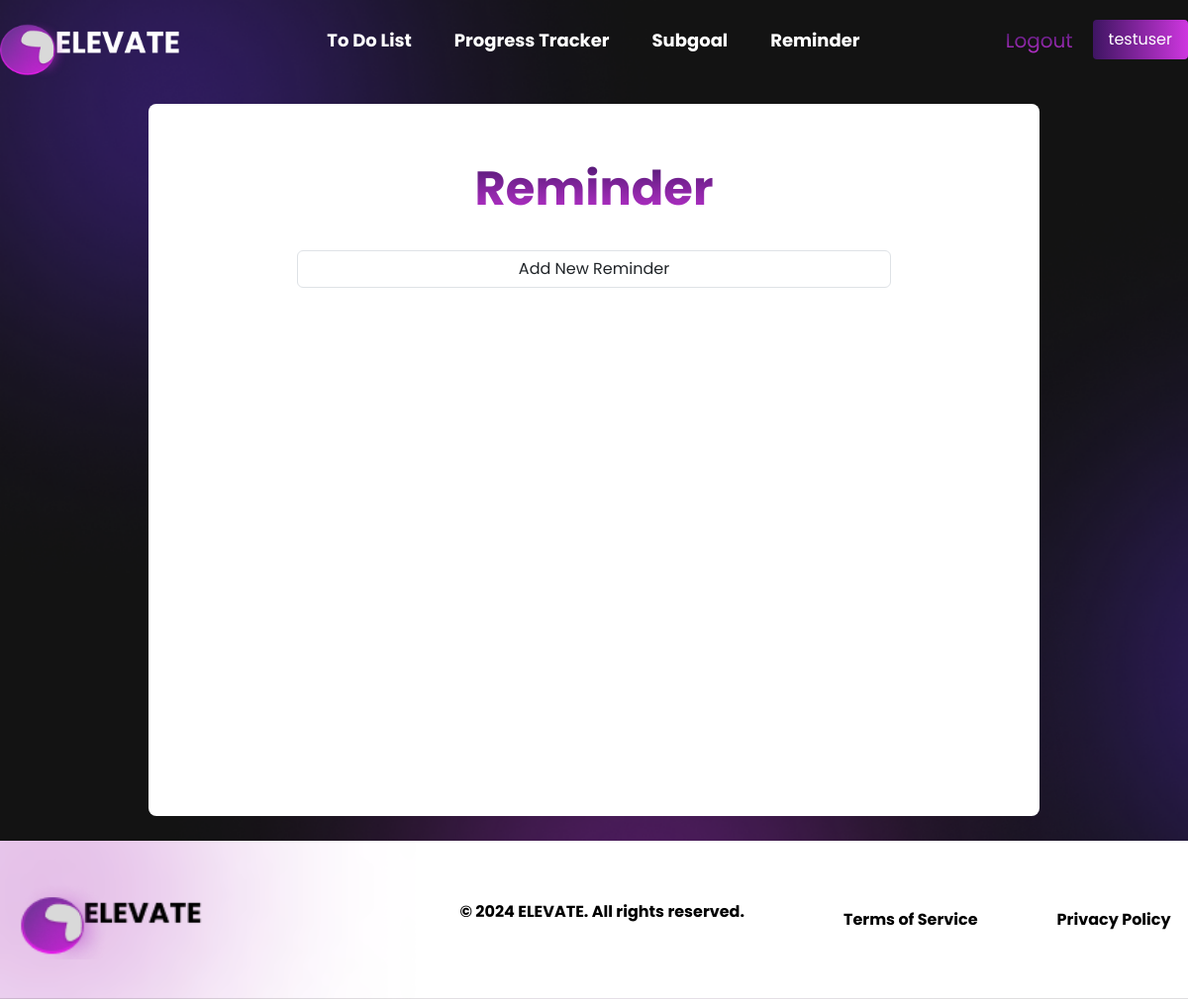
Page /reminder/ (signed in) on the earlier database version.
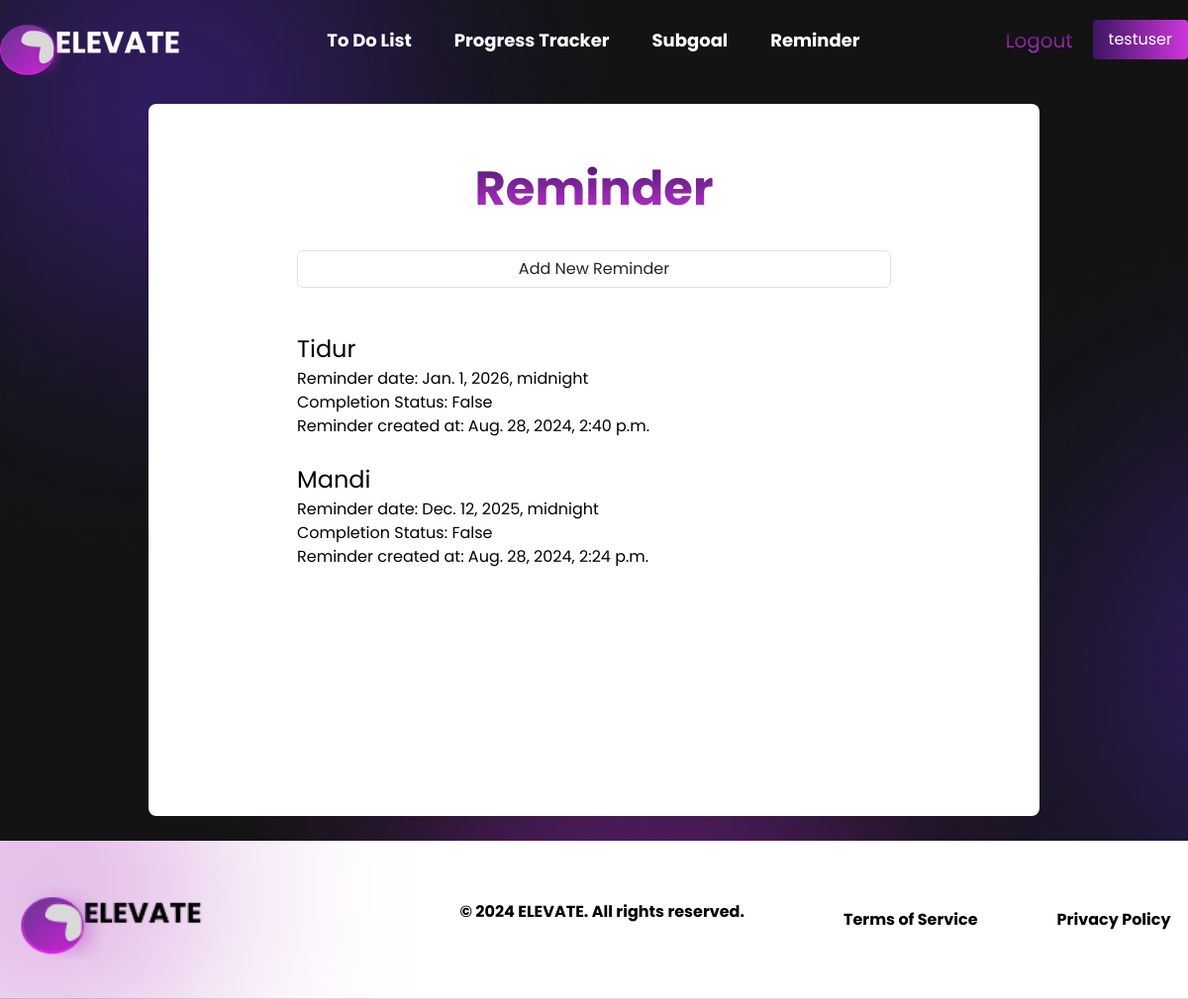
Same page on the later database version.
### reminder/models.py (models this page shows, shortened)
class Reminder(models.Model):
    user = models.ForeignKey(User, on_delete=models.CASCADE)
    title = models.CharField(max_length=100)
    date = models.DateTimeField()
    completed = models.BooleanField(default=False)
    created_at = models.DateTimeField(auto_now_add=True)

### reminder/views.py (the view)
# urls.py: 2. Add a URL to urlpatterns:  path('', views.home, name='home')
def home(request):
    reminders = Reminder.objects.filter(user=request.user).order_by('-created_at')
    return render(request, "reminder/home.html", {
        "reminders": reminders
    })

### reminder/templates/reminder/home.html (shortened to what this page needs)
{% extends "reminder/layout.html" %}
{% load static %}
{% block css %}
    <link rel="stylesheet" href="{% static 'reminder/css/home.css' %}">
{% endblock %}
{% block content %}
    <div class="flex-container">
        <div class="reminder-container">
            <p class="title">Reminder</p>
            <form action="{% url 'reminder:add_reminder' %}">
                <input type="submit" value="Add New Reminder" class="form-control form-button">
            </form>
            <br>
            <div class="reminder-items">
                {% for reminder in reminders %}
                    <a href="{% url 'reminder:update_reminder' reminder.id %}">
                        <div class="reminder-item-container" >
                            <div class="reminder-title">
                                {{ reminder.title }}
                            </div>
                            <div>
                                Reminder date: {{ reminder.date }}
                            </div>
                            <div>
                                Completion Status: {{ reminder.completed }}
                            </div>
                            <div>
                                Reminder created at: {{ reminder.created_at}}
                            </div>
                        </div>
                    </a>
                    <br>
                {% endfor %}
            </div>
            <br>
        </div>
    </div>
{% endblock %}

### reminder/templates/reminder/layout.html (shortened to what this page needs)
{% load static %}
<!DOCTYPE html>
<html lang="en">
  <head>
    <link href="https://cdn.jsdelivr.net/npm/bootstrap@5.3.3/dist/css/bootstrap.min.css" rel="stylesheet">
    <link rel="stylesheet" href="{% static 'reminder/css/layout.css' %}">
    {% block css %}
    {% endblock %}
  </head>
  <body>
    <div class="container">
      <header class="header">
        <div class="header-content">
          <div class="logo-section">
            <a href="{% url 'user:home' %}">
                <img class="logo-img" src="{% static 'reminder/images/logo.png' %}" alt="Elevate Logo">
            </a>
          </div>
          <nav class="nav-links">
            <a href="{% url 'todo:home' %}" class="nav-link"><b>To Do List</b></a>
            <a href="{% url 'subgoal:home' %}" class="nav-link"><b>Progress Tracker</b></a>
            <a href="{% url 'subgoal:home' %}" class="nav-link"><b>Subgoal</b></a>
            <a href="{% url 'reminder:home' %}" class="nav-link"><b>Reminder</b></a>
          </nav>
          <div class="auth-links">
            <a href="{% url 'user:logout' %}" class="login-link">Logout</a>
            <a href="#" class="signup-link">{{ request.user.username }}</a>
          </div>
        </div>
      </header>
    </div>
    {% block content%}
    {% endblock %}
    <footer>
        <div class="footer-container">
            <div class="footer-logo-section">
                <img class="footer-logo-img" src="{% static 'reminder/images/logo_black.png' %}" alt="Elevate Logo" />
            </div>
            <p>&copy; 2024 ELEVATE. All rights reserved.</p>
            <div class="footer-links">
                <a href="#" class="footer-link">Terms of Service</a>
                <a href="#" class="footer-link">Privacy Policy</a>
            </div>
        </div>
    </footer>
  </body>
</html>

### reminder/static/reminder/css/layout.css (style rules this page uses)
html { scroll-behavior: smooth; }
body { margin: 0; font-family: 'Poppins', sans-serif; background-image: url("/static/user/images/background_image.png"); background-size: cover; background-repeat: no-repeat; background-attachment: fixed; color: white; }
.container { max-width: 1200px; margin: 0 auto; padding: 0; }
.header { background-color: transparent; }
.header-content { display: flex; justify-content: space-between; align-items: center; }
.logo-section { display: grid; grid-template-columns: auto auto; align-items: center; }
.logo-img { margin-top: 20px; width: auto; height: 60px; display: block; }
.nav-links { display: flex; gap: 43px; }
.nav-link { color: white; text-decoration: none; font-size: 18px; }
.auth-links { display: flex; gap: 20px; }
.login-link { background: linear-gradient(180deg, #3e1562, #CF36DF); -webkit-background-clip: text; -webkit-text-fill-color: transparent; font-size: 20px; text-decoration: none; margin-top: 6px; }
.signup-link { background: linear-gradient(90deg, #3e1562, #CE36DF); padding: 8px 16px; border-radius: 4px; text-decoration: none; color: white; }
.footer-container { color: black; font-weight: bold; background-image: url("/static/user/images/down_background_mainpage.png"); background-size: cover; background-repeat: no-repeat; background-attachment: fixed; display: flex; justify-content: center; align-items: center; height: 160px; column-gap: 100px; }
.footer-logo-section { display: flex; align-items: center; }
.footer-logo-img { width: auto; height: 80px; margin-right: 150px; }
.footer-links { display: flex; gap: 80px; }
.footer-link { color: black; text-decoration: none; }

### reminder/static/reminder/css/home.css (style rules this page uses)
.flex-container { display: flex; justify-content: center; align-items: center; margin: 25px; }
.reminder-container { display: flex; flex-direction: column; align-items: center; width: 900px; min-height: 90vh; border-radius: 8px; background-color: white; gap: 10px; }
.title { margin-top: 50px; text-align: center; font-size: 48px; font-weight: bold; background: linear-gradient(180deg, #3e1562, #CF36DF); -webkit-background-clip: text; -webkit-text-fill-color: transparent; }
.form-button { width: 600px; }
.reminder-items { color: black; display: flex; flex-direction: column; align-items: flex-start; width: 600px; }
.reminder-items > a { color: black; text-decoration: none; }
.reminder-item-container { display: flex; flex-direction: column; justify-content: flex-start }
.reminder-title { font-size: 24px; }

Differences in the rows shown:
added Reminder: title "Tidur", date "Jan. 1, 2026, midnight", completed "False", created_at "Aug. 28, 2024, 2:40 p.m."
added Reminder: title "Mandi", date "Dec. 12, 2025, midnight", completed "False", created_at "Aug. 28, 2024, 2:24 p.m."
